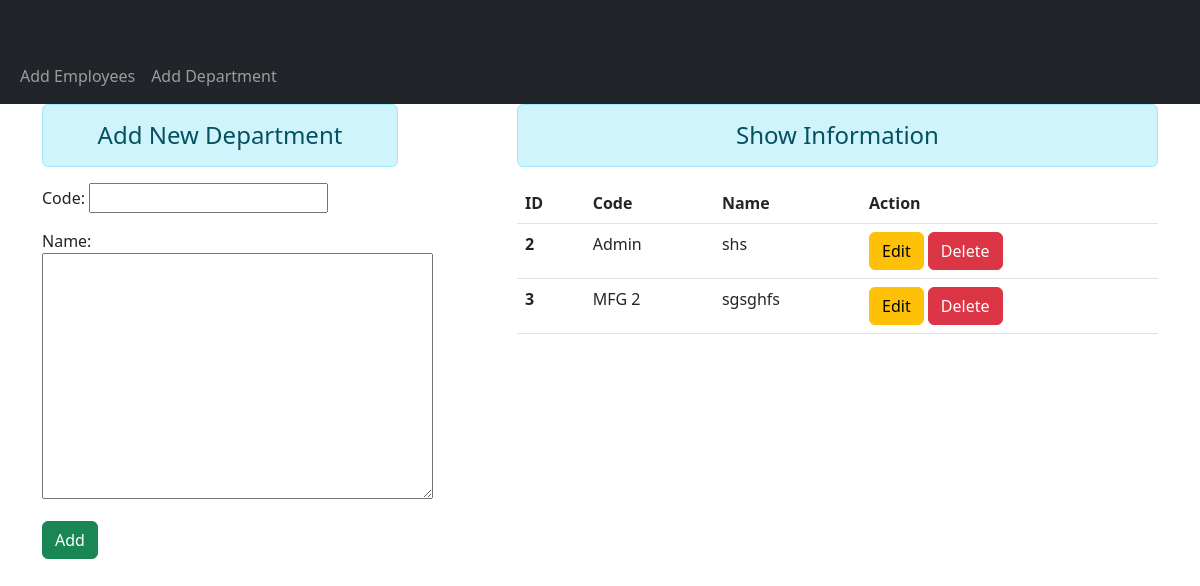
The page /add-dept on the database as committed earlier.
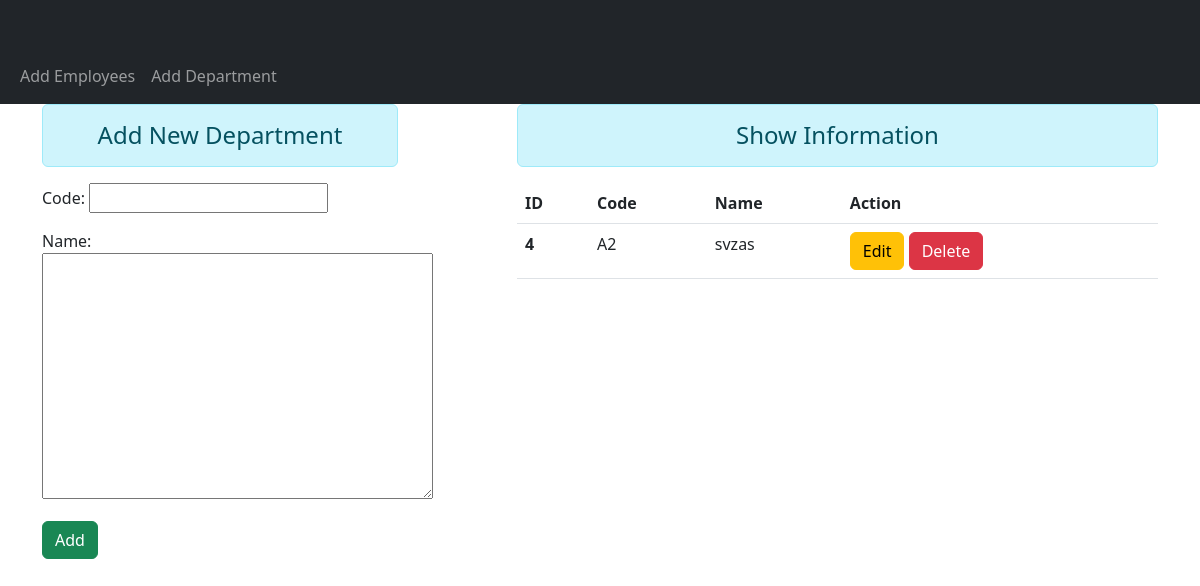
The same page on the database as committed later.
### firstapp/models.py (models this page shows, shortened)
class Dept(models.Model):
    id = models.IntegerField(primary_key=True)
    code = models.CharField(max_length=20)
    name = models.TextField()

### firstapp/views.py (the view)
# urls.py: path('add-dept',views.add_dept, name='adddept'),
@csrf_exempt
def add_dept(request):
    if request.method == 'POST':
        dept = DeptForm(request.POST)
        if dept.is_valid:
            dept.save()
        dept = DeptForm()
    else:
        dept = DeptForm()
    deptData = Dept.objects.all()
    return render(request, 'main/create-dept.html', {'form':dept, 'data':deptData})

### firstapp/forms.py
class DeptForm(forms.ModelForm):
    class Meta:
        model = Dept
        fields = ['code','name']
        widget = {
            'code': forms.TextInput(attrs={'class':'form-control'}),
            'name': forms.TextInput(attrs={'class':'form-control'}),
        }

### firstapp/templates/main/create-dept.html (shortened to what this page needs)
{% extends "main/base.html" %}
{% block content %}
<div class="row">
  <div class="col-sm-4">
    <h4 class="text-center alert alert-info"> Add New Department </h4>
    <form method="post">
      {{ form.as_p }}
      <button type="submit" class="btn btn-success">Add</button>
    </form>
  </div>
  <div class="col-sm-7 offset-1">
    <h4 class="text-center alert alert-info"> Show Information </h4>
  {% if data %}
    <table class="table table-hover">
      <thead>
        <tr>
          <th scope="col">ID</th>
          <th scope="col">Code</th>
          <th scope="col">Name</th>
          <th scope="col">Action</th>
        </tr>
      </thead>
      <tbody>
        {% for datum in data%}
          <tr>
            <th scope="row">{{datum.id}}</th>
            <td>{{datum.code}}</td>
            <td>{{datum.name}}</td>
            <td>
              <a href="{% url 'editedept' datum.id %}" class="btn btn-warning bt-sm">Edit</a>
              <form action="{% url 'deletedept' datum.id %}" method="post" class="d-inline">
                <button type="submit" class="btn btn-danger" value="Delete">Delete</button>
              </form>
            </td>
          </tr>
        {% endfor %}
      </tbody>
    </table>
  {% endif %}
  </div>
</div>
{% endblock content %}

Rows that differ between the two databases and show on the page:
removed Dept: id "2", code "Admin", name "shs"
removed Dept: id "3", code "MFG 2", name "sgsghfs"
added Dept: id "4", code "A2", name "svzas"
